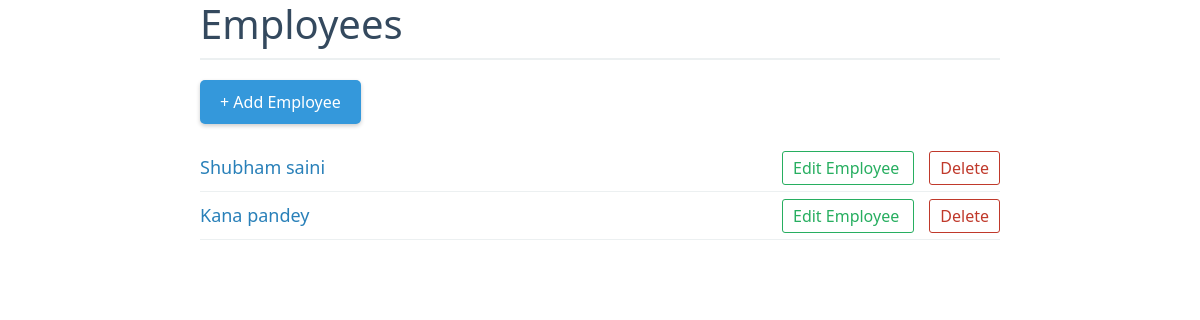
/, run on an earlier commit of the app's database.
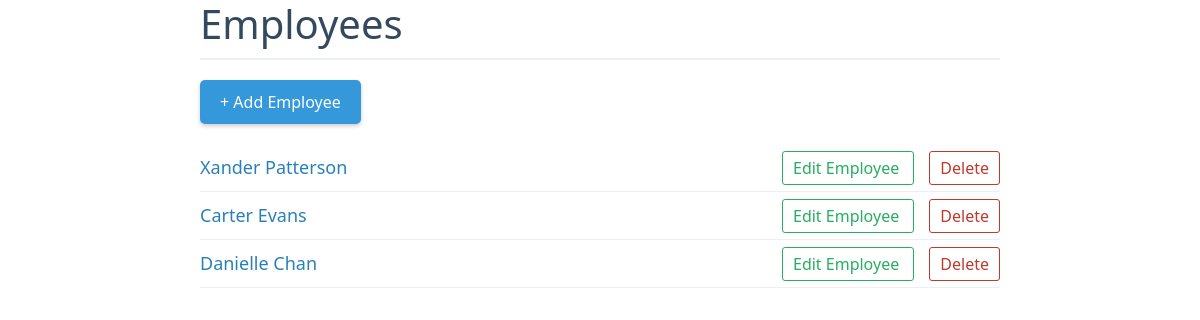
And on a later commit of the database.
### apps/intern/models.py (models this page shows, shortened)
class Employee(DateTimeModel):
    first_name = models.CharField(max_length=50)
    last_name = models.CharField(max_length=50)
    email = models.EmailField(unique=True)
    phone_number = models.CharField(max_length=30, blank=True, null=True)
    date_of_birth = models.DateField()
    post = models.CharField(max_length=100)
    department = models.CharField(max_length=100)
    start_date = models.DateField()
    date_created = models.DateTimeField(auto_now_add=True)
    date_updated = models.DateTimeField(auto_now=True)

### apps/intern/views.py (the view)
# urls.py: path('', EmployeeListView.as_view(), name='employee_list'),
class EmployeeListView(ListView):
    model = Employee
    template_name = 'employee_list.html'
    context_object_name = 'employees'

### Templates/employee_list.html
{% extends 'base.html' %}
{% block content %}
<div style="max-width: 800px; margin: 0 auto; font-family: 'Segoe UI', Tahoma, Geneva, Verdana, sans-serif; color: #333;">
    <h1 style="color: #34495e; border-bottom: 2px solid #ecf0f1; padding-bottom: 10px; margin-bottom: 20px;">Employees</h1>
    <a href="{% url 'employee_create' %}"
       style="display: inline-block; margin-bottom: 20px; padding: 10px 20px; background-color: #3498db; color: white; text-decoration: none; border-radius: 5px; box-shadow: 0 2px 4px rgba(0, 0, 0, 0.2);">
       + Add Employee
    </a>
    <ul style="list-style-type: none; padding: 0;">
        {% for employee in employees %}
            <li style="display: flex; align-items: center; justify-content: space-between; padding: 10px 0; border-bottom: 1px solid #ecf0f1;">
                <div style="flex: 1;">
                    <a href="{% url 'employee_detail' employee.pk %}" style="color: #2980b9; text-decoration: none; font-size: 18px;">
                        {{ employee.first_name }} {{ employee.last_name }}
                    </a>
                </div>
                <div>
                    <a href="{% url 'employee_update' employee.pk %}"
                       style="margin-right: 15px; color: #27ae60; text-decoration: none; padding: 5px 10px; border: 1px solid #27ae60; border-radius: 3px;">
                       Edit Employee
                    </a>
                    <a href="{% url 'employee_delete' employee.pk %}"
                       style="color: #c0392b; text-decoration: none; padding: 5px 10px; border: 1px solid #c0392b; border-radius: 3px;">
                       Delete
                    </a>
                </div>
            </li>
        {% endfor %}
    </ul>
</div>
{% endblock %}

### Templates/base.html (shortened to what this page needs)
<!DOCTYPE html>
<html lang="en">
<head>
    <link href="https://cdn.jsdelivr.net/npm/bootstrap@5.3.0/dist/css/bootstrap.min.css" rel="stylesheet">
</head>
<body>
    {% block content %}
    {% endblock %}
</body>
</html>

What changed in the data, as far as the page shows it:
removed Employee: first_name "Shubham", last_name "saini"
removed Employee: first_name "Kana", last_name "pandey"
added Employee: first_name "Xander", last_name "Patterson"
added Employee: first_name "Carter", last_name "Evans"
added Employee: first_name "Danielle", last_name "Chan"
